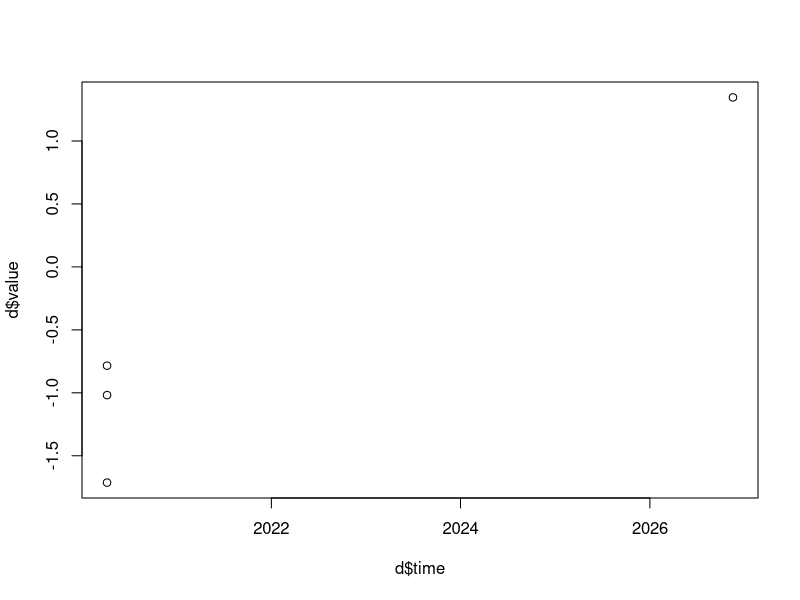

This chart was generated by the following R code: (Note: this script raises an error after producing the figure.)
d <-
  data.frame(
    time = Sys.time(),
    value = rnorm(1))
if (!file.exists("plot_data.csv")) {
  write.csv(d, 
            "plot_data.csv", 
            row.names = FALSE)
} else {
  d_old <- 
    read.csv("plot_data.csv", 
             stringsAsFactors = FALSE,
             colClasses = c("POSIXct", "numeric"))
  d <- 
    rbind(d_old, d)
}
png(filename = "plot_out.png")
plot(d$time, d$value)
dev.off()
write.csv(d, 
          "plot_data.csv", 
          row.names = FALSE)
